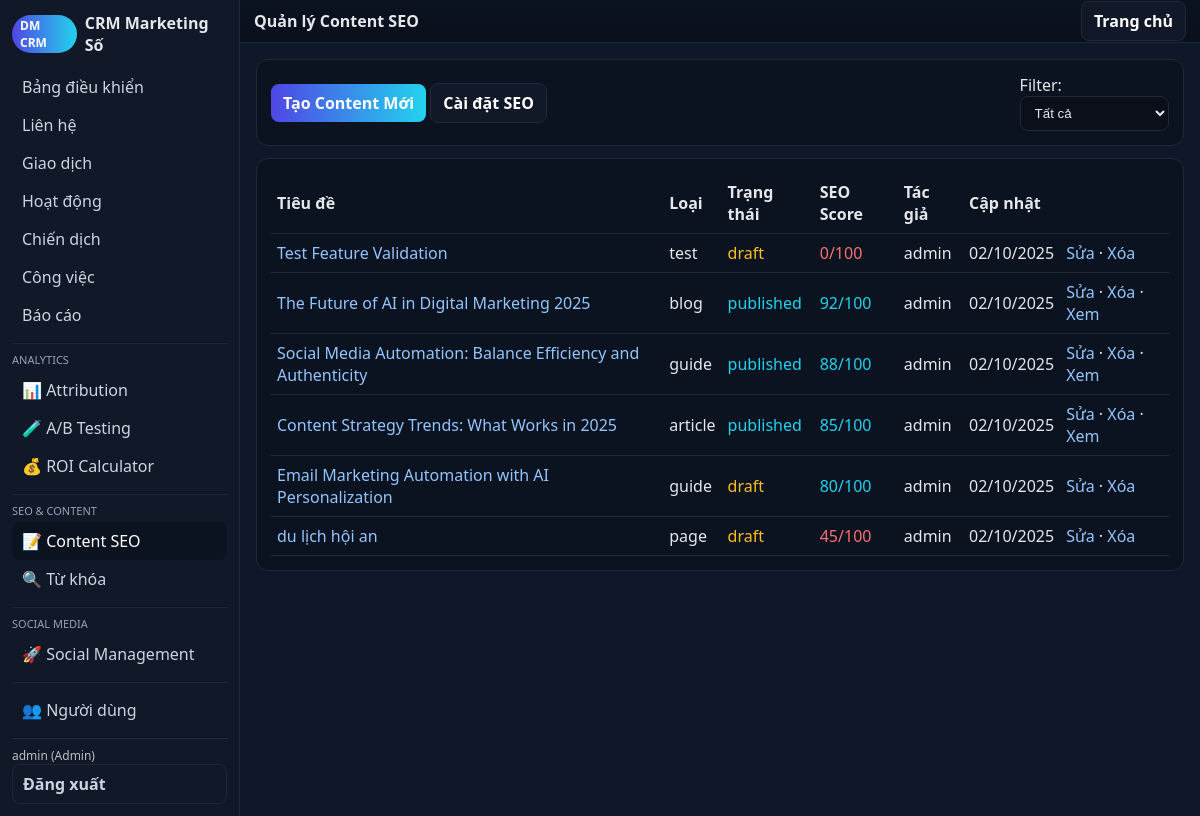
The app's page /src/index.php?action=content (signed in) with its own data.
### tables this page shows
CREATE TABLE content_pages (
id INTEGER PRIMARY KEY AUTOINCREMENT,
title TEXT NOT NULL,
slug TEXT UNIQUE NOT NULL,
meta_title TEXT,
meta_description TEXT,
meta_keywords TEXT,
og_title TEXT,
og_description TEXT,
og_image TEXT,
canonical_url TEXT,
content TEXT,
excerpt TEXT,
status TEXT DEFAULT 'draft',
seo_score INTEGER DEFAULT 0,
target_keywords TEXT,
content_type TEXT DEFAULT 'page',
author_id INTEGER,
published_at TEXT,
updated_at TEXT DEFAULT CURRENT_TIMESTAMP,
created_at TEXT DEFAULT CURRENT_TIMESTAMP, ai_generated BOOLEAN DEFAULT FALSE, campaign_id INTEGER, target_platforms TEXT, publishing_schedule TEXT,
FOREIGN KEY(author_id) REFERENCES users(id)
);

CREATE TABLE users (
id INTEGER PRIMARY KEY AUTOINCREMENT,
username TEXT UNIQUE,
password_hash TEXT,
created_at TEXT DEFAULT CURRENT_TIMESTAMP
, role TEXT DEFAULT "User");

### src/lib/db.php (called while the page is built, shortened)
<?php
function q($db,$sql,$params=[]){ $st=$db->prepare($sql); $st->execute($params); return $st; }
function h($s){ return htmlspecialchars($s ?? '', ENT_QUOTES, 'UTF-8'); }
?>

### src/views/content.php (the view, shortened to what this page needs)
<?php
function view_content($op){
global $db;
if($op==='' || $op==='list'){
    echo '<div class="card" style="display:flex;gap:8px;align-items:center;justify-content:space-between">';
    echo '<div><a class="btn" href="?action=content&op=new">Tạo Content Mới</a> <a class="btn secondary" href="?action=content&op=seo_settings">Cài đặt SEO</a></div>';
    echo '<div>Filter: <select onchange="location.href=\'?action=content&type=\'+this.value">';
    echo '<option value="">Tất cả</option><option value="page">Trang</option><option value="blog">Blog</option><option value="product">Sản phẩm</option>';
    echo '</select></div></div>';
    $params = [];
    $sql = 'SELECT c.*, u.username as author FROM content_pages c LEFT JOIN users u ON u.id = c.author_id';
    $sql .= ' ORDER BY c.updated_at DESC LIMIT 100';
    $rows = q($db, $sql, $params)->fetchAll(PDO::FETCH_ASSOC);
    echo '<div class="card"><table>';
    echo '<tr><th>Tiêu đề</th><th>Loại</th><th>Trạng thái</th><th>SEO Score</th><th>Tác giả</th><th>Cập nhật</th><th></th></tr>';
    foreach($rows as $r){
        $status_class = $r['status'] === 'published' ? 'style="color:#22d3ee"' : ($r['status'] === 'draft' ? 'style="color:#fbbf24"' : 'style="color:#94a3b8"');
        $seo_color = $r['seo_score'] >= 80 ? '#22d3ee' : ($r['seo_score'] >= 60 ? '#fbbf24' : '#f87171');
        echo '<tr>';
        echo '<td><a href="?action=content&op=edit&id='.(int)$r['id'].'">'.h($r['title']).'</a></td>';
        echo '<td>'.h($r['content_type']).'</td>';
        echo '<td '.$status_class.'>'.h($r['status']).'</td>';
        echo '<td style="color:'.$seo_color.'">'.(int)$r['seo_score'].'/100</td>';
        echo '<td>'.h($r['author']).'</td>';
        echo '<td>'.h(date('d/m/Y', strtotime($r['updated_at']))).'</td>';
        echo '<td><a href="?action=content&op=edit&id='.(int)$r['id'].'">Sửa</a> · <a href="?action=content&op=delete&id='.(int)$r['id'].'" onclick="return confirm(\'Xóa content?\')">Xóa</a>';
        if($r['status'] === 'published') echo ' · <a href="/content/'.h($r['slug']).'" target="_blank">Xem</a>';
        echo '</td></tr>';
    }
    echo '</table></div>';
}
}
?>

### src/views/layout.php (style rules this page uses)
:root { --bg:#0f172a;--panel:#111827;--muted:#1f2937;--text:#e5e7eb;--accent:#4f46e5;--accent2:#22d3ee }
* { box-sizing:border-box }
body { margin:0;font-family:ui-sans-serif,system-ui,-apple-system,Segoe UI,Roboto,Helvetica,Arial;background:var(--bg);color:var(--text) }
a { color:#93c5fd;text-decoration:none }
.card { background:#0b1220;border:1px solid var(--muted);border-radius:12px;padding:14px;margin-bottom:12px }
.btn { background:linear-gradient(90deg,var(--accent),var(--accent2));color:#fff;border:none;padding:8px 12px;border-radius:8px;cursor:pointer;font-weight:600 }
.btn.secondary { background:#111827;border:1px solid var(--muted) }
input,select,textarea { width:100%;background:#0a0f1a;border:1px solid var(--muted);border-radius:8px;padding:8px 10px;color:#e5e7eb }
table { width:100%;border-collapse:collapse }
th,td { border-bottom:1px solid var(--muted);padding:8px 6px;text-align:left }

### records on screen
content_pages: title "Test Feature Validation", content_type "test", status "draft", seo_score "0", author.username "admin", updated_at "02/10/2025"
content_pages: title "The Future of AI in Digital Marketing 2025", content_type "blog", status "published", seo_score "92", author.username "admin", updated_at "02/10/2025"
content_pages: title "Social Media Automation: Balance Efficiency and Authenticity", content_type "guide", status "published", seo_score "88", author.username "admin", updated_at "02/10/2025"
content_pages: title "Content Strategy Trends: What Works in 2025", content_type "article", status "published", seo_score "85", author.username "admin", updated_at "02/10/2025"
content_pages: title "Email Marketing Automation with AI Personalization", content_type "guide", status "draft", seo_score "80", author.username "admin", updated_at "02/10/2025"
content_pages: title "du lịch hội an", content_type "page", status "draft", seo_score "45", author.username "admin", updated_at "02/10/2025"

### other values on screen
$v "Bảng điều khiển"
$v "Liên hệ"
$v "Giao dịch"
$v "Hoạt động"
$v "Chiến dịch"
$v "Công việc"
$v "Báo cáo"
$v "📊 Attribution"
$v "🧪 A/B Testing"
$v "💰 ROI Calculator"
$v "📝 Content SEO"
$v "🔍 Từ khóa"
$v "🚀 Social Management"
$v "👥 Người dùng"
$_SESSION['uname'] "admin"
